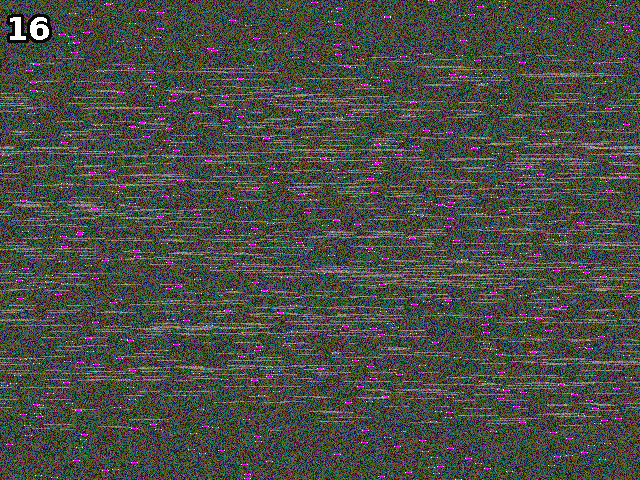
#> input picture 16/mozart.gif, 640 x 480 px
$ python challenge16.py
#> lines starting #> are read from the running program, lines starting #| are printed output that depends on the picture
# http://www.pythonchallenge.com/pc/return/mozart.html

import Image

mozart = Image.open("mozart.gif")
#> mozart is the input picture: PIL image 640x480 P; mean R, G, B 74.6, 76.9, 70.2
mozart = mozart.convert("RGB")

nbCols, nbLignes = mozart.size
#> nbCols = 640; nbLignes = 480

out = Image.new( mozart.mode , mozart.size)
#> out: PIL image 640x480 RGB; every value is 0

pixMozart = mozart.load()
pixOut = out.load()


for numL in range(nbLignes):
	numC = 0
	while numC < nbCols and pixMozart[numC, numL] != (255,0,255):
		numC += 1

	debut = [ pixMozart[c, numL] for c in range(0, numC -1 ) ]
	fin = [ pixMozart[c, numL] for c in range(numC + 6, nbCols) ]
	fin.extend(debut)
	for c in range(nbCols-7):
		pixOut[c, numL] = fin[c]

out.save("out.png")
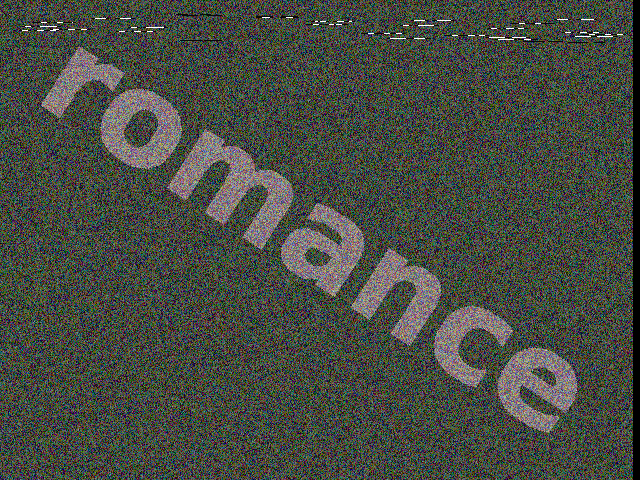
#> saved as out.png: PIL image 640x480 RGB; mean R, G, B 71.9, 76.1, 67.5
